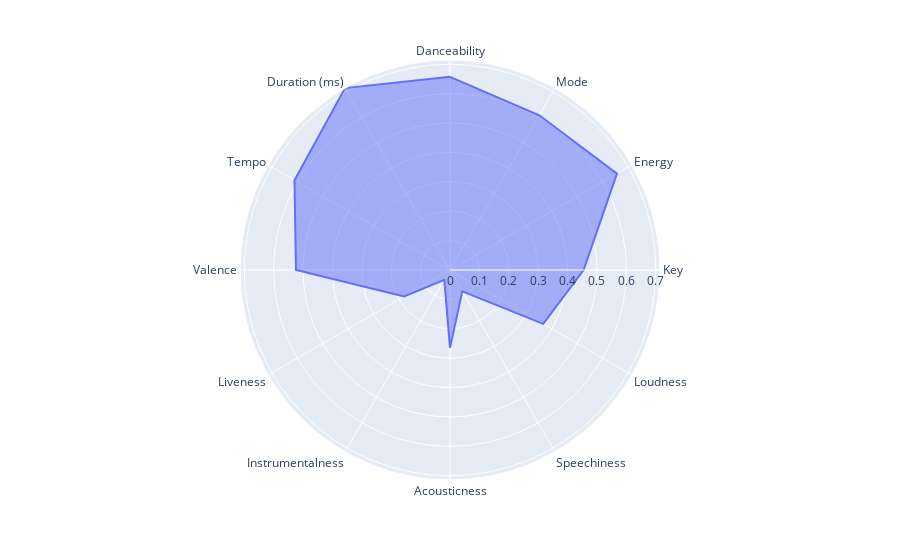

The notebook cell saved with this chart:
### Code cell
pop_radar = plot_radar_chart("newfilepop.xlsx")

### Figure 1 — Plotly figure (JSON) as saved in the notebook; plotly's stock layout.template omitted (floating-point values rounded to 4 significant figures)
{"data": [{"fill": "toself", "hovertemplate": "r=%{r}<br>theta=%{theta}<extra></extra>", "legendgroup": "", "line": {"color": "#636efa", "dash": "solid"}, "marker": {"symbol": "circle"}, "mode": "lines", "name": "", "r": [0.6572, 0.6078, 0.6559, 0.4545, 0.3663, 0.08359, 0.265, 0.03876, 0.1802, 0.524, 0.6109, 0.7144, 0.6572], "showlegend": false, "subplot": "polar", "theta": ["Danceability", "Mode", "Energy", "Key", "Loudness", "Speechiness", "Acousticness", "Instrumentalness", "Liveness", "Valence", "Tempo", "Duration (ms)", "Danceability"], "type": "scatterpolar"}], "layout": {"legend": {"tracegroupgap": 0}, "margin": {"t": 60}, "polar": {"angularaxis": {"direction": "clockwise", "rotation": 90}, "domain": {"x": [0, 1], "y": [0, 1]}}}}
